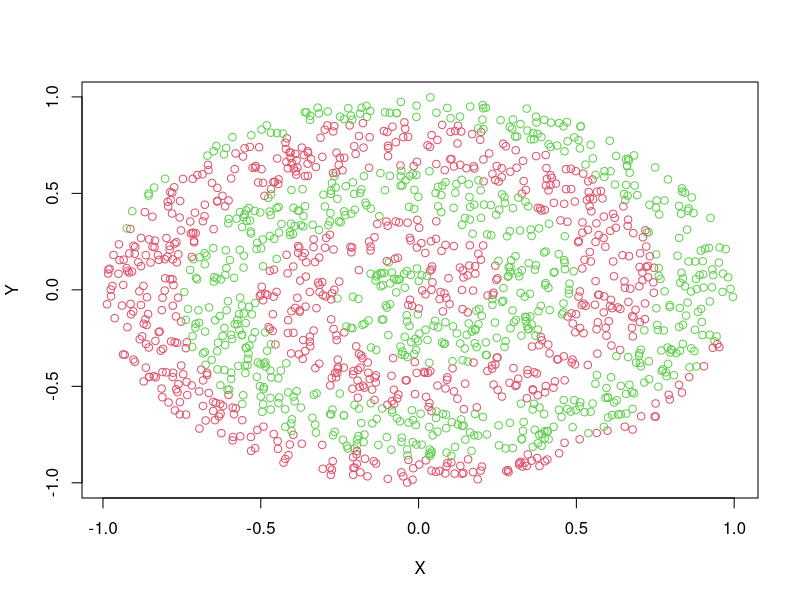

The R source for this figure:
#Vector es el tipo básico de R
a <- 1
is.vector(a)
is.vector(4)

#R tiene tipado dinámico
v <- c(TRUE, TRUE, FALSE)
class(v)
v <- c(v, 0)
v
class(v)
v <- c(v, "probabilidad")
class(v)
v

#agregar sample

#Operaciones
v1 <- c(1,2,3,4)
v1 / 3
3 / v1
v2 <- c(2,3)
v1 * v2

#Listar los objetos
ls()

#Leo los datos

#Con setwd puede fijar el directorio de trabajo para evitar escribir la ruta todas las veces
#setwd("/home/")
datos <- read.csv("espirales.data",sep=",")

#Nos dice cosas útiles sobre los datos recién leídos
summary(datos)

#Leo los datos con header = FALSE
datos <- read.csv('espirales.data',header = FALSE,sep=",")

#Nos dice cosas útiles sobre los datos recién leídos
summary(datos)

nombres <- c("X", "Y", "CLASE")

#Leo los datos nombrando las variables
datos <- read.csv('espirales.data',col.names = nombres,header = FALSE,sep=",")

#Nos dice cosas útiles sobre los datos recién leídos
summary(datos)
class(datos)
dim(datos)

#Selecciono algunas filas y columnas
d <- datos[1:10,1:3]
dim(d)
#Selecciono una variable por su nombre
d$CLASE
#Selecciono una columna por su número de columna
d[,3]
#Filtrar según las clases
clase1 <- d[d[,3]==1,]
clase1
#invertir matriz
clase1^-1
#trasponer
t(clase1)

a <-c(13,12,14,13,12,34,45,3,12,12,12)
#calcula las frecuencias absolutas de cada valor
table(a)

#graficar. Grafico las primeras dos variables en el plano. La tercera variable la utilizo para definir el color
plot(datos[,-3],col=datos[,3]+2)

#Definir alguna función
funcion1 <- function(a){
  #seq(from=, to=, by=)
  v0 <- seq(from=0,to=a,by=2)
  #rep
  v1 <- rep(v0, 3)
  return (v1)
}

funcion1(4)

v1 <- c(1,2,3,4)
# mean es la función que calcula el promedio
mean(v1)
#Utilizar apply
v2 <- c(v1,v1)
dim(v2) <- c(2,4)
v2
#Calcular el promedio de cada columna
apply(X=v2, FUN=function(x) mean(x), MARGIN =2)
#Calcular el promedio de cada fila
apply(X=v2, FUN=function(x) mean(x), MARGIN =1)

#Calcular el producto de cada columna
apply(X=v2, FUN=prod, MARGIN =2)
#Calcular el producto de cada fila
apply(X=v2, FUN=prod, MARGIN =1)
